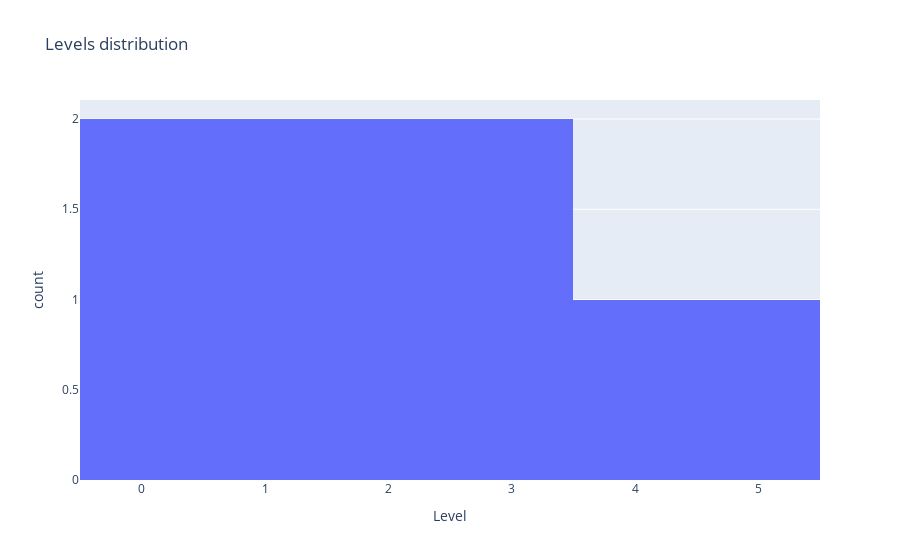

Source (notebook cell):
### Code cell
benchmark.dsm.trees[0].get_levels_fig()

### Figure 1 — Plotly figure (JSON) as saved in the notebook; plotly's stock layout.template omitted (floating-point values rounded to 4 significant figures)
{"data": [{"alignmentgroup": "True", "bingroup": "x", "hovertemplate": "Level=%{x}<br>count=%{y}<extra></extra>", "legendgroup": "", "marker": {"color": "#636efa"}, "name": "", "offsetgroup": "", "orientation": "v", "showlegend": false, "type": "histogram", "x": [0, 1, 2, 3, 4], "xaxis": "x", "yaxis": "y"}], "layout": {"barmode": "relative", "legend": {"tracegroupgap": 0}, "title": {"text": "Levels distribution"}, "xaxis": {"anchor": "y", "domain": [0, 1], "title": {"text": "Level"}}, "yaxis": {"anchor": "x", "domain": [0, 1], "title": {"text": "count"}}}}
